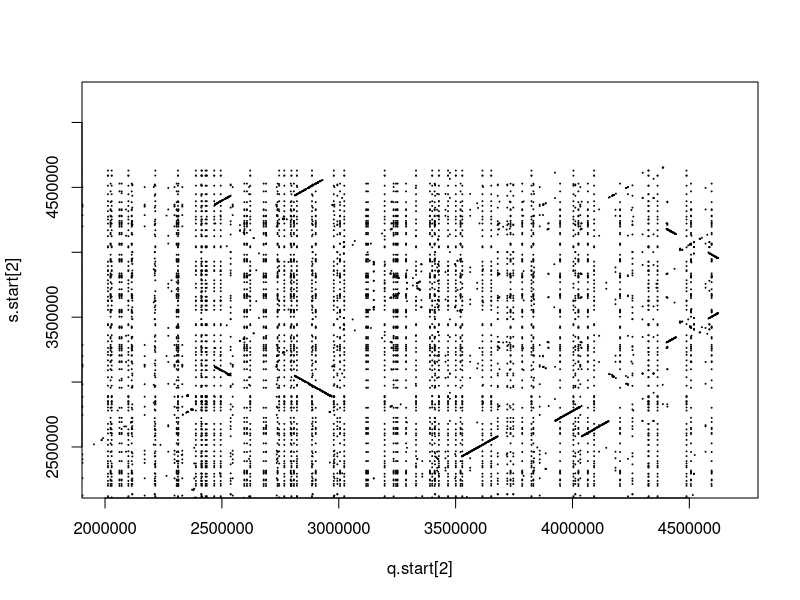
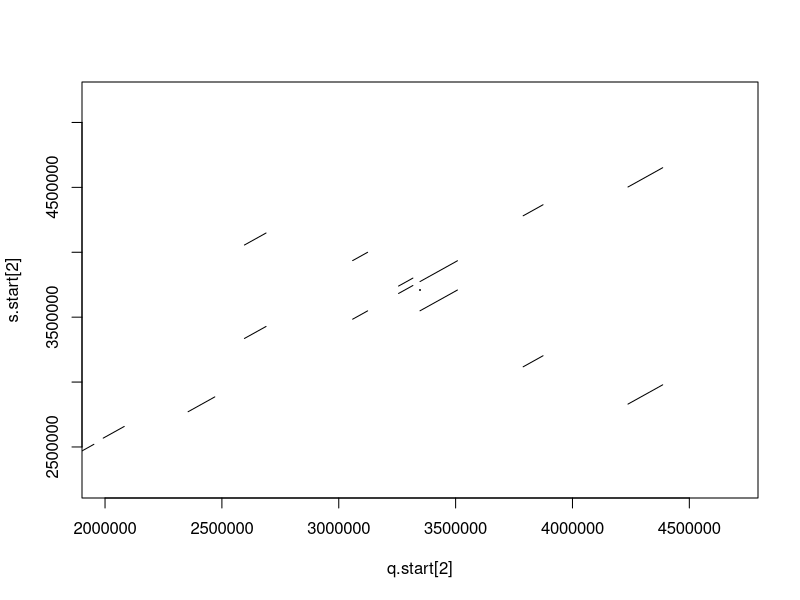

The R script that drew these images, in order:
data <- read.table("pestis_1348_co92_Alignment_hit_table.txt")
q.start <- data$V7
q.end <- data$V8
s.start <- data$V9
s.end <- data$V10

# donne un dot plot lisible


# idem avec des points
plot(q.start[2], s.start[2], cex=.1, pch=1)
for (i in 1:length(q.start)){
  # test des sens de lecture
  if(q.start[i]>q.end[i]){
    if(s.start[i]>s.end[i]){
      points(q.start[i], s.start[i], cex=.1)    
    }
    else{
      points(q.start[i], s.end[i], cex=.1)
    }
  }
  else{
    if(s.start[i]>s.end[i]){
      points(q.end[i], s.start[i], cex=.1)    
    }
    else{
      points(q.end[i], s.end[i], cex=.1)
    }
  }  
}


## Filtrer la dot matrix
plot(q.start[2], s.start[2], cex=.1, pch=1)
for(i in 1:length(q.start)){
  # valeur seuil arbitraire...
  if(abs(q.start[i]-q.end[i])>60000){
    # test des sens de lecture
    if(q.start[i]>q.end[i]){
      if(s.start[i]>s.end[i]){
        segments(q.start[i], s.start[i], q.end[i], s.end[i])    
      }
      else{
        segments(x0=q.start[i], y0=s.end[i], x1=q.end[i], y1=s.start[i])
      }
    }
    else{
      if(s.start[i]>s.end[i]){
        segments(x0=q.end[i], y0=s.start[i], x1=q.start[i], y1=s.end[i])    
      }
      else{
        segments(x0=q.end[i], y0=s.end[i], x1=q.start[i], y1=s.start[i])
      }
    }
    
  }
}
